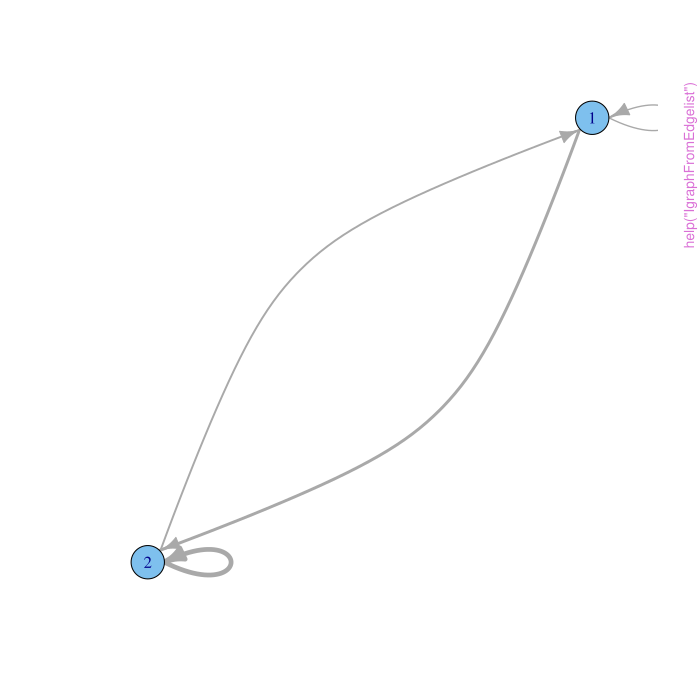

R code for this plot:
pkgname <- "dils"
source(file.path(R.home("share"), "R", "examples-header.R"))
options(warn = 1)
options(pager = "console")
library('dils')

base::assign(".oldSearch", base::search(), pos = 'CheckExEnv')
cleanEx()
nameEx("AdjacencyFromEdgelist")
### * AdjacencyFromEdgelist

flush(stderr()); flush(stdout())

### Name: AdjacencyFromEdgelist
### Title: Convert an edgelist to an adjacency matrix
### Aliases: AdjacencyFromEdgelist

### ** Examples

edgelist <- cbind(expand.grid(letters[1:2], letters[1:2]), runif(4))
AdjacencyFromEdgelist(edgelist)



cleanEx()
nameEx("EdgelistFill")
### * EdgelistFill

flush(stderr()); flush(stdout())

### Name: EdgelistFill
### Title: Ensure an edgelist has all dyads and a column of weights.
### Aliases: EdgelistFill

### ** Examples

g <- erdos.renyi.game(10, 2/10)
EdgelistFill(get.edgelist(g))
EdgelistFill(get.edgelist(g), nodelist=1:10)

E(g)$weight <- runif(ecount(g))
el <- cbind(get.edgelist(g), E(g)$weight)
EdgelistFill(el)
EdgelistFill(el, nodelist=1:10)



cleanEx()
nameEx("EdgelistFromAdjacency")
### * EdgelistFromAdjacency

flush(stderr()); flush(stdout())

### Name: EdgelistFromAdjacency
### Title: Convert an adjacency matrix to filled edgelist.
### Aliases: EdgelistFromAdjacency

### ** Examples

n <- 10
A <- matrix(rnorm(n*n), nrow=n)
A
EdgelistFromAdjacency(A)

n <- 100
A <- matrix(rnorm(n*n), nrow=n)
A
EdgelistFromAdjacency(A)

n <- 500
A <- matrix(rnorm(n*n), nrow=n)
A
## Not run: EdgelistFromAdjacency(A)



cleanEx()
nameEx("EdgelistFromIgraph")
### * EdgelistFromIgraph

flush(stderr()); flush(stdout())

### Name: EdgelistFromIgraph
### Title: Convert an igraph to filled edgelist
### Aliases: EdgelistFromIgraph

### ** Examples

g <- erdos.renyi.game(10, 2/10)
EdgelistFromIgraph(g)

V(g)$name <- letters[1:vcount(g)]
EdgelistFromIgraph(g)

E(g)$weight <- runif(ecount(g))
EdgelistFromIgraph(g, useWeight=TRUE)



cleanEx()
nameEx("GenerateDilsNetwork")
### * GenerateDilsNetwork

flush(stderr()); flush(stdout())

### Name: GenerateDilsNetwork
### Title: Combine multiple networks into a single weighted network.
### Aliases: GenerateDilsNetwork

### ** Examples

data(iris)        # provides example data
GenerateDilsNetwork(iris, subsample=10, use.cols=1:4)
GenerateDilsNetwork(iris, subsample=10, ignore.cols=5)



cleanEx()
nameEx("GetSampleFromDataFrame")
### * GetSampleFromDataFrame

flush(stderr()); flush(stdout())

### Name: GetSampleFromDataFrame
### Title: Randomly select rows from a data.frame.
### Aliases: GetSampleFromDataFrame

### ** Examples

data(iris)   # provides example data
x <- dils:::GetSampleFromDataFrame(10, iris)



cleanEx()
nameEx("GetSampleFromDb")
### * GetSampleFromDb

flush(stderr()); flush(stdout())

### Name: GetSampleFromDb
### Title: Sample from the rows of a (possibly large) database table (NOT
###   IMPLEMENTED)
### Aliases: GetSampleFromDb

### ** Examples

## Not run: x <- dils:::GetSampleFromDb(10, my.db)



cleanEx()
nameEx("GetSampleFromFile")
### * GetSampleFromFile

flush(stderr()); flush(stdout())

### Name: GetSampleFromFile
### Title: Sample from the rows of a (possibly large) text file (NOT
###   IMPLEMENTED)
### Aliases: GetSampleFromFile

### ** Examples

## Not run: x <- dils:::GetSampleFromFile(10, 150, "folder/containing/data.txt")



cleanEx()
nameEx("IgraphFromEdgelist")
### * IgraphFromEdgelist

flush(stderr()); flush(stdout())

### Name: IgraphFromEdgelist
### Title: Convert an edgelist to an igraph
### Aliases: IgraphFromEdgelist

### ** Examples

edgelist <- cbind(expand.grid(letters[1:2], letters[1:2]), runif(4))
g <- IgraphFromEdgelist(edgelist)
get.edgelist(g)
E(g)$weight
plot(g, edge.width=5*E(g)$weight, edge.curved=TRUE)



cleanEx()
nameEx("MeasureNetworkInformation")
### * MeasureNetworkInformation

flush(stderr()); flush(stdout())

### Name: MeasureNetworkInformation
### Title: Measure informativeness of a network of a particualar network
###   measure.
### Aliases: MeasureNetworkInformation

### ** Examples

g.rand <- random.graph.game(100, 5/100)
m.rand <- MeasureNetworkInformation(g.rand)
m.rand

pf <- matrix( c(.8, .2, .3, .7), nr=2)
g.pref <- preference.game(100, 2, pref.matrix=pf)
m.pref <- MeasureNetworkInformation(g.pref)
m.pref

m.pref / m.rand  # Relative informativeness of this preference graph
                 # to this random graph with respect to betweenness
## Not run: 
##D 
##D prob.of.link <- c(1:50)/100
##D mnis <- sapply(prob.of.link, function(p)
##D   MeasureNetworkInformation(random.graph.game(100, p)))
##D plot(prob.of.link, mnis,
##D      type="l",
##D      main="Network Information of random graphs",
##D      xlab="probability of link formation",
##D      ylab="information")
##D mtext("with respect to betweenness measure", line=0.5)
## End(Not run)



cleanEx()
nameEx("MergeEdgelists")
### * MergeEdgelists

flush(stderr()); flush(stdout())

### Name: MergeEdgelists
### Title: Combine edgelists into a single data.frame
### Aliases: MergeEdgelists

### ** Examples

edgelist1 <- data.frame(expand.grid(letters[1:2], letters[1:2]),
                        uniform=runif(4))
edgelist2 <- data.frame(v1=c("a", "a"), v2=c("a", "b"), manual=c(.3, .5))
MergeEdgelists(edgelist1, edgelist2)



cleanEx()
nameEx("RelationStrengthSimilarity")
### * RelationStrengthSimilarity

flush(stderr()); flush(stdout())

### Name: RelationStrengthSimilarity
### Title: Calculate the RSS from one node to another.
### Aliases: RelationStrengthSimilarity

### ** Examples

g <- graph.atlas(128)
## Not run: plot(g)
M <- as.matrix(get.adjacency(g))
M
RelationStrengthSimilarity(xadj=M, v1=5, v2=6, radius=1)
RelationStrengthSimilarity(xadj=M, v1=5, v2=6, radius=2)
RelationStrengthSimilarity(xadj=M, v1=5, v2=6, radius=3)
RelationStrengthSimilarity(xadj=M, v1=5, v2=6, radius=4)

RelationStrengthSimilarity(xadj=M, radius=2)
RelationStrengthSimilarity(xadj=M, radius=3)

RelationStrengthSimilarity(xadj=M, v1=5, v2=6, radius=3, directed=FALSE)
RelationStrengthSimilarity(xadj=M, radius=3, directed=FALSE)



cleanEx()
nameEx("RssCell")
### * RssCell

flush(stderr()); flush(stdout())

### Name: RssCell
### Title: Calculate the RSS from one node to another.
### Aliases: RssCell

### ** Examples

M <- as.matrix(get.adjacency(graph.atlas(128)))
M
M <- sweep(M, 1, rowMeans(M), "/")
M
dils:::RssCell(xadj=M, v1=5, v2=6, radius=1)
dils:::RssCell(xadj=M, v1=5, v2=6, radius=2)
dils:::RssCell(xadj=M, v1=5, v2=6, radius=3)
dils:::RssCell(xadj=M, v1=5, v2=6, radius=4)



cleanEx()
nameEx("RssSuggestedNetwork")
### * RssSuggestedNetwork

flush(stderr()); flush(stdout())

### Name: RssSuggestedNetwork
### Title: Suggest a network with imputed links
### Aliases: RssSuggestedNetwork

### ** Examples

g <- graph.atlas(128)
## Not run: plot(g)

suggested <- RssSuggestedNetwork(g, q.impute.above=.6)
## Not run: plot(suggested$g.imputed)
suggested$frac.filled



cleanEx()
nameEx("RssThisRadius")
### * RssThisRadius

flush(stderr()); flush(stdout())

### Name: RssThisRadius
### Title: Calculate part of the RSS from one node to another.
### Aliases: RssThisRadius

### ** Examples

M <- as.matrix(get.adjacency(graph.atlas(128)))
M
dils:::RssThisRadius(x=M, v1=5, v2=6, r=1)
dils:::RssThisRadius(x=M, v1=5, v2=6, r=2)
dils:::RssThisRadius(x=M, v1=5, v2=6, r=3)
dils:::RssThisRadius(x=M, v1=5, v2=6, r=4)



cleanEx()
nameEx("ScalablePCA")
### * ScalablePCA

flush(stderr()); flush(stdout())

### Name: ScalablePCA
### Title: Perform Principal Component Analysis on a large data set
### Aliases: ScalablePCA

### ** Examples

data(iris)        # provides example data
prcomp(iris[,1:4], center=FALSE, scale.=FALSE)$rotation[,1]
ScalablePCA(iris, subsample=10, use.cols=1:4)
ScalablePCA(iris, subsample=10, ignore.cols=5)



### * <FOOTER>
###
options(digits = 7L)
base::cat("Time elapsed: ", proc.time() - base::get("ptime", pos = 'CheckExEnv'),"\n")
grDevices::dev.off()
###
### Local variables: ***
### mode: outline-minor ***
### outline-regexp: "\\(> \\)?### [*]+" ***
### End: ***
quit('no')
